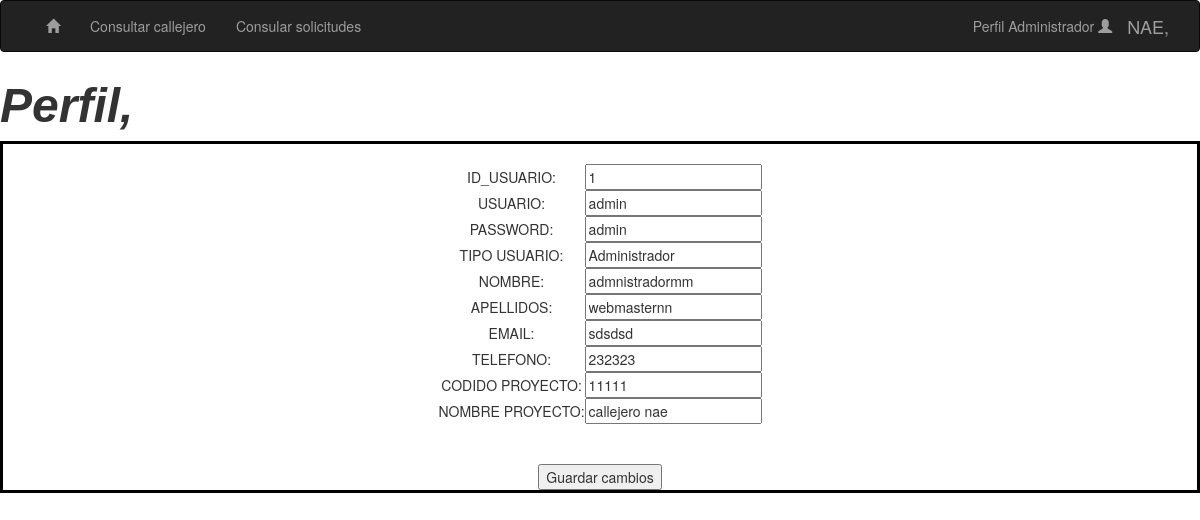
The page /php/vistas/perfil.php (signed in) on the database its author committed.
### tables this page shows
CREATE TABLE IF NOT EXISTS `usuarios` (
  `id` int(11) NOT NULL AUTO_INCREMENT,
  `usuario` varchar(30) NOT NULL,
  `password` varchar(50) NOT NULL,
  `id_tipo` int(11) NOT NULL DEFAULT '2',
  `Nombre` varchar(50) NOT NULL,
  `Apellidos` varchar(50) NOT NULL,
  `Email` varchar(50) DEFAULT '0',
  `telefono` varchar(50) DEFAULT '0',
  `Codigo_proyecto_Nae` varchar(50) DEFAULT '0',
  `Nombre_proyecto_Nae` varchar(50) DEFAULT '0',
  `BAJA` int(1) NOT NULL DEFAULT '0',
  PRIMARY KEY (`id`)
);

### php/vistas/perfil.php (the view, shortened to what this page needs)
<?php
  if(isset($_SESSION["id_usuario"])){
  ?>
<!DOCTYPE html>
<html lang="es">
<head>
  <link rel="stylesheet" href="http://maxcdn.bootstrapcdn.com/bootstrap/3.3.6/css/bootstrap.min.css">
</head>
<body>
<nav class="navbar navbar-inverse">
  <div class="container-fluid">
    <div class="collapse navbar-collapse" id="myNavbar">
      <ul class="nav navbar-nav">
        <li ><a href='..\..\index.php'><span class="glyphicon glyphicon-home"></span></a></li >
        <li ><a href="tabla.php">Consultar callejero</a></li>
      <?php if($_SESSION['tipo_usuario']==1||$_SESSION['tipo_usuario']==3){echo "<li><a href='consulta_solicitud.php'>Consular solicitudes</a></li>";} ?>
      </ul>
      <ul class="nav navbar-nav navbar-right">
        <li class="dropdown">
          <a class="dropdown-toggle" data-toggle="dropdown" href="#">Perfil <?php echo $_SESSION["perfil"]; ?> <span class="glyphicon glyphicon-user"></span></a>
        </li>
      <a class="navbar-brand" href="https://nae.global/">NAE,</a>
    </div>
  </div>
</nav>
<font  face="Arial, Helvetica, Helv" size="15"><b><i >Perfil,</i></b></font>
  <br>
<?php
include('..\acciones\conexion.php');
        $id = $_SESSION["id_usuario"];
$result = mysqli_query($con, "SELECT * FROM usuarios where Id=$id");
        if (!$result) {
          DIE("Error en la consulta: " . mysql_error());
        } else {
          $row = mysqli_fetch_array($result);
          if($row['id_tipo']==1){$tipo_usu='Administrador';}
          else{if($row['id_tipo']==3){$tipo_usu='Webmaster';}else{$tipo_usu='Consulta';}}
          echo "
          <div style='text-align: center;border: 3px solid black';>
                <form action='..\acciones\Editar_perfil.php' method='post' >
              <table align='center';>
                <tr>
                  <td>ID_USUARIO:</td>
                  <td><input type='text' id='id' name='id' value='".$row['id']."' readonly/></td>
                </tr>
                <tr>
                  <td>USUARIO:</td>
                  <td><input type='text' id='usuario' name='usuario' value='".$row['usuario']."' readonly/></td>
                </tr>
                <tr>
                  <td>PASSWORD:</td>
                  <td><input type='text' id='password' name='password' value='".$row['password']."'/></td>
                </tr>
                <tr>
                  <td>TIPO USUARIO:</td>
                  <td><input type='text' id='id_tipo' name='id_tipo' value='".$tipo_usu."' readonly/></td>
                </tr>
                <tr>
                  <td>NOMBRE:</td>
                  <td><input type='text' id='nombre' name='nombre' value='".$row['Nombre']."'/></td>
                </tr>
                <tr>
                  <td>APELLIDOS:</td>
                  <td><input type='text' id='apellidos' name='apellidos' value='".$row['Apellidos']."'/></td>
                </tr>
                <tr>
                  <td>EMAIL:</td>
                  <td><input type='text' id='email' name='email' value='".$row['Email']."'/></td>
                </tr>
                <tr>
                  <td>TELEFONO:</td>
                  <td><input type='text' id='telefono' name='telefono' value='".$row['telefono']."'/></td>
                </tr>
                <tr>
                  <td>CODIDO PROYECTO:</td>
                  <td><input type='text' id='cod_pro' name='cod_pro' value='".$row['Codigo_proyecto_Nae']."'/></td>
                </tr>
                  <tr>
                  <td>NOMBRE PROYECTO:</td>
                  <td><input type='text' id='nom_pro' name='nom_pro' value='".$row['Nombre_proyecto_Nae']."'/></td>
                </tr><br>
              </table>
              <br><br>
              <tr align='center'>
                  <td colspan='2'><input type='submit' value='Guardar cambios'/></td>
              </tr><br>
            </form>
                </div>
            ";
        }
    ?>
</body>
</html>
<?php
}else{header("location: login.php");}
?>

### rows shown on the page
usuarios: id "1", usuario "admin", password "admin", id_tipo "Administrador", nombre "admnistradormm", apellidos "webmasternn", email "sdsdsd", telefono "232323", cod_pro "11111", nom_pro "callejero nae"

### other values the page prints
$_SESSION["perfil"] "Administrador"
